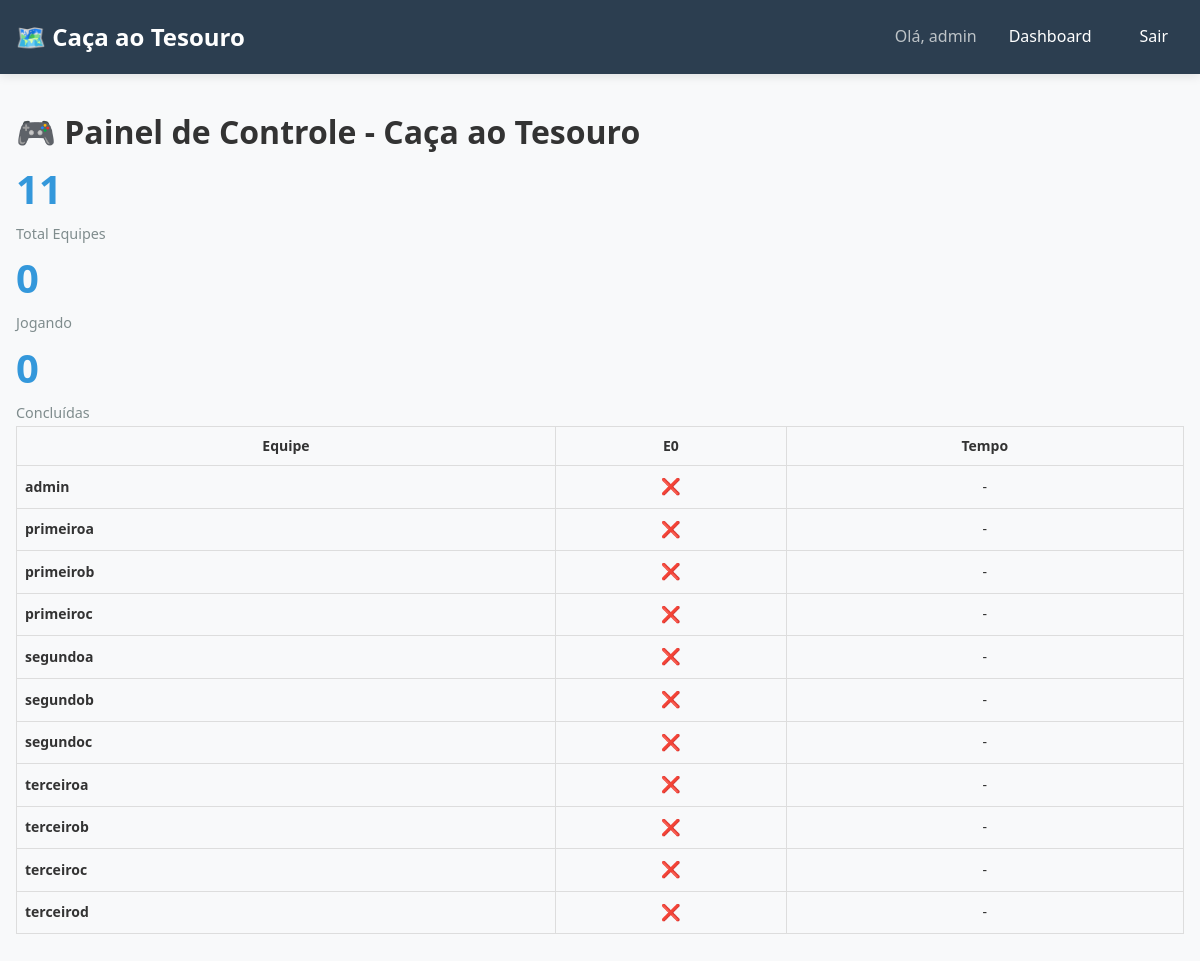
Page /etapas/painel-admin/ (signed in) on the earlier database version.
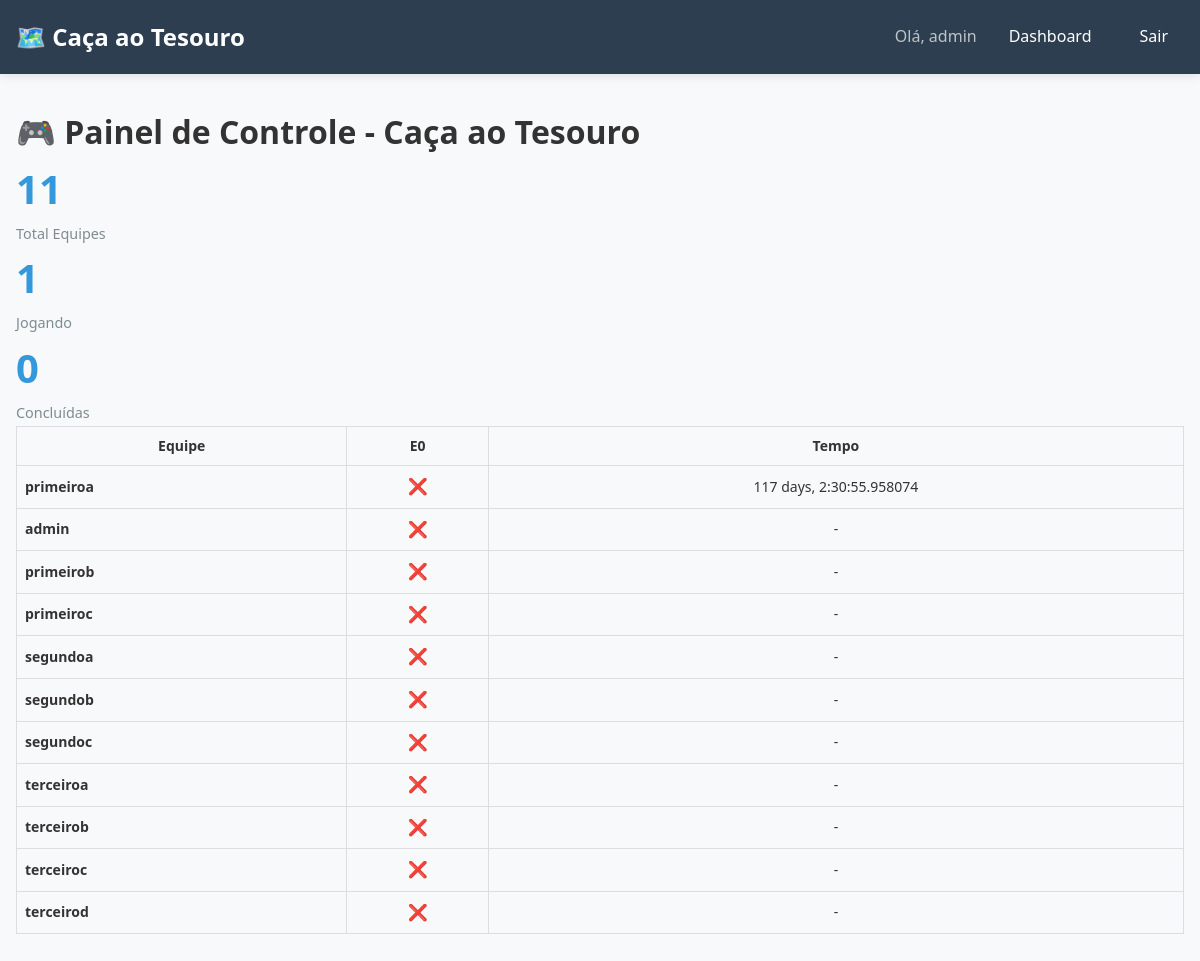
Same page on the later database version.
### etapas/models.py (models this page shows, shortened)
class Etapa(models.Model):
    TIPO_INDIVIDUAL = 'individual'
    TIPO_DUPLA = 'dupla'
    TIPO_TRIO = 'trio'
    TIPO_GRUPO = 'grupo'
    TIPOS_ETAPA = [
        (TIPO_INDIVIDUAL, 'Individual'),
        (TIPO_DUPLA, 'Dupla (2 dispositivos)'),
        (TIPO_TRIO, 'Trio (3 dispositivos)'),
        (TIPO_GRUPO, 'Grupo (todos os dispositivos)'),
    ]
    nome = models.CharField(max_length=100)
    ordem = models.IntegerField(unique=True, help_text="Ordem da etapa (0 a 12, sendo 0 o tema zero)")
    tipo = models.CharField(max_length=20, choices=TIPOS_ETAPA, default=TIPO_INDIVIDUAL)
    pista = models.TextField(help_text="Texto ou descrição da pista")
    imagem = models.ImageField(upload_to='etapas/', blank=True, null=True)
    resposta_correta = models.CharField(max_length=200, blank=True,
                                        help_text="Resposta esperada (deixe vazio se for apenas QR code)")
    qrcode_token = models.UUIDField(default=uuid.uuid4, unique=True, editable=False)
    qrcode_imagem = models.ImageField(upload_to='qrcodes/', blank=True, null=True)
    requer_tempo_minimo = models.BooleanField(default=False, help_text="Etapa só pode ser completada após tempo mínimo")
    tempo_minimo_segundos = models.IntegerField(default=0, help_text="Tempo mínimo em segundos desde início da etapa")
    etapa_anterior = models.OneToOneField(
        'self',
        on_delete=models.SET_NULL,
        null=True,
        blank=True,
        related_name='proxima_etapa_rel'
    )
    ativa = models.BooleanField(default=True, help_text="Se está ativa no jogo")
    data_criacao = models.DateTimeField(auto_now_add=True)
    class Meta:
        verbose_name = 'Etapa'
        verbose_name_plural = 'Etapas'
        ordering = ['ordem']

### equipes/models.py (models this page shows, shortened)
class Equipe(AbstractUser):
    etapa_atual = models.ForeignKey(
        'etapas.Etapa',
        on_delete=models.SET_NULL,
        null=True,
        blank=True,
        related_name='equipes_na_etapa'
    )
    data_criacao = models.DateTimeField(auto_now_add=True)
    data_inicio_jogo = models.DateTimeField(null=True, blank=True, help_text="Quando a equipe iniciou o jogo")
    data_conclusao_jogo = models.DateTimeField(null=True, blank=True,
                                               help_text="Quando a equipe completou todas etapas")
    total_tentativas_erradas = models.IntegerField(default=0)
    def tempo_total_jogo(self):
        if not self.data_inicio_jogo:
            return None
        fim = self.data_conclusao_jogo or timezone.now()
        return fim - self.data_inicio_jogo
    class Meta:
        verbose_name = 'Equipe'
        verbose_name_plural = 'Equipes'

### etapas/views.py (the view)
# urls.py: path('painel-admin/', views.painel_admin, name='painel_admin'),
@staff_member_required
def painel_admin(request):
    equipes = Equipe.objects.all().order_by('-data_inicio_jogo')
    etapas = Etapa.objects.filter(ativa=True).order_by('ordem')
    total_equipes = equipes.count()
    equipes_jogando = equipes.filter(data_inicio_jogo__isnull=False, data_conclusao_jogo__isnull=True).count()
    equipes_concluidas = equipes.filter(data_conclusao_jogo__isnull=False).count()
    progresso_matriz = []
    for equipe in equipes:
        etapas_status = []
        for etapa in etapas:
            try:
                progresso = ProgressoEtapa.objects.get(equipe=equipe, etapa=etapa)
                status = {
                    'concluida': progresso.conclusao is not None,
                    'em_andamento': progresso.conclusao is None,
                    'tempo': progresso.tempo_decorrido_segundos() if progresso.conclusao else None
                }
            except ProgressoEtapa.DoesNotExist:
                status = {'concluida': False, 'em_andamento': False, 'tempo': None}
            etapas_status.append(status)
        progresso_matriz.append({
            'equipe': equipe,
            'etapas': etapas_status,
            'tempo_total': equipe.tempo_total_jogo()
        })
    context = {
        'equipes': equipes,
        'etapas': etapas,
        'progresso_matriz': progresso_matriz,
        'total_equipes': total_equipes,
        'equipes_jogando': equipes_jogando,
        'equipes_concluidas': equipes_concluidas,
    }
    return render(request, 'etapas/painel_admin.html', context)

### templates/etapas/painel_admin.html (shortened to what this page needs)
{% extends 'equipes/base.html' %}
{% block content %}
<div class="admin-container">
    <div class="admin-header">
        <h1>🎮 Painel de Controle - Caça ao Tesouro</h1>
        <div class="admin-stats">
            <div class="admin-stat">
                <span class="stat-number">{{ total_equipes }}</span>
                <span class="stat-label">Total Equipes</span>
            </div>
            <div class="admin-stat">
                <span class="stat-number">{{ equipes_jogando }}</span>
                <span class="stat-label">Jogando</span>
            </div>
            <div class="admin-stat">
                <span class="stat-number">{{ equipes_concluidas }}</span>
                <span class="stat-label">Concluídas</span>
            </div>
        </div>
    </div>
    <div class="admin-content">
        <div class="progress-table-container">
            <table class="progress-table">
                <thead>
                    <tr>
                        <th>Equipe</th>
                        {% for etapa in etapas %}
                        <th title="{{ etapa.nome }}">E{{ etapa.ordem }}</th>
                        {% endfor %}
                        <th>Tempo</th>
                    </tr>
                </thead>
                <tbody>
                    {% for linha in progresso_matriz %}
                    <tr>
                        <td class="equipe-name">{{ linha.equipe.username }}</td>
                        {% for status in linha.etapas %}
                        <td class="etapa-status
                            {% if status.em_andamento %}status-andamento{% endif %}">
                            {% if status.concluida %}
                            ✅
                            {% elif status.em_andamento %}
                            🎯
                            {% else %}
                            ❌
                            {% endif %}
                        </td>
                        {% endfor %}
                        <td class="tempo-total">
                            {% if linha.tempo_total %}
                                {{ linha.tempo_total }}
                            {% else %}
                                -
                            {% endif %}
                        </td>
                    </tr>
                    {% endfor %}
                </tbody>
            </table>
        </div>
    </div>
</div>
{% endblock %}

### templates/equipes/base.html (shortened to what this page needs)
<!DOCTYPE html>
<html lang="pt-br">
<head>
    <link rel="stylesheet" href="/static/css/main.css">
    <link rel="stylesheet" href="/static/css/dashboard.css">
    <link rel="stylesheet" href="/static/css/etapa.css">
</head>
<body>
    <nav class="navbar">
        <div class="nav-container">
            <div class="nav-brand">
                🗺️ Caça ao Tesouro
            </div>
            <div class="nav-links">
                {% if user.is_authenticated %}
                    <span class="nav-user">Olá, {{ user.username }}</span>
                    <a href="{% url 'dashboard' %}" class="nav-link">Dashboard</a>
                    <a href="{% url 'logout' %}" class="nav-link">Sair</a>
                {% else %}
                    <a href="{% url 'login' %}" class="nav-link">Login</a>
                {% endif %}
            </div>
        </div>
    </nav>
    <main class="main-content">
        {% block content %}
        {% endblock %}
    </main>
</body>
</html>

Differences in the rows shown:
changed Equipe "primeiroa": tempo_total (not shown) → "117 days, 2:30:55.958074"; no longer shows "-"; moves up the list
Other differences:
{{ equipes_jogando }}: "0" → "1"
